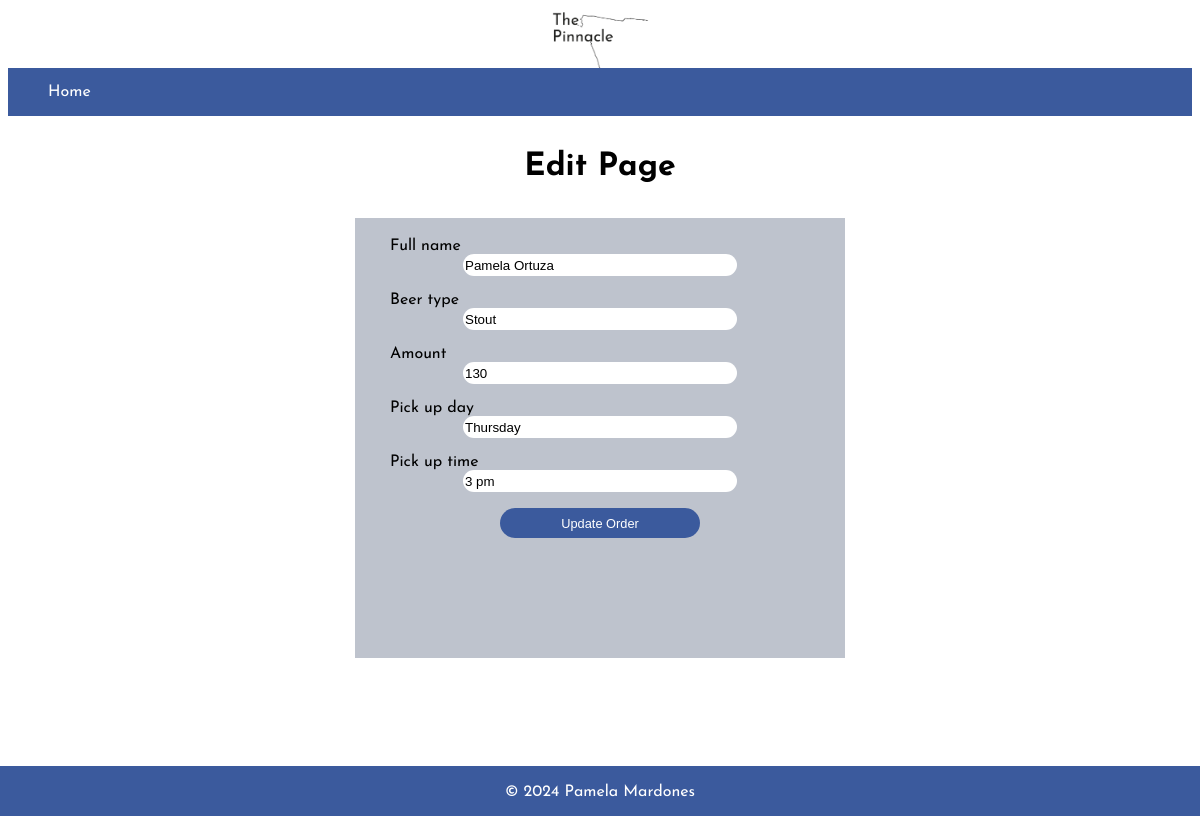
Screenshot of /edit.php?id_orders=29 (signed in) with the database file from the repository.
### tables this page shows
CREATE TABLE `orderBeers` (
  `ID_customer` int(11) DEFAULT NULL,
  `fullName` varchar(255) NOT NULL,
  `type_beer` varchar(255) NOT NULL,
  `amount` varchar(255) NOT NULL,
  `pickup_day` varchar(255) NOT NULL,
  `pickup_time` varchar(255) NOT NULL,
  `id_orders` int(11) NOT NULL
);

### edit.php (the view, shortened to what this page needs)
<!DOCTYPE html>
<html lang="en">
<head>
  <link rel="stylesheet" href="style.css">
</head>
<?php
require_once("dbConnection.php");
try {
  $id_orders = (int) $_GET['id_orders'];
  $stmt = $conn->prepare("CALL display_id_orders(:id_orders)");
  $stmt->bindParam(":id_orders", $id_orders, PDO::PARAM_INT);
  $stmt->execute();
  $resultData = $stmt->fetch(PDO::FETCH_ASSOC);
  if ($resultData) {
    $fullName = $resultData['fullName'];
    $type_beer = $resultData['type_beer'];
    $amount = $resultData['amount'];
    $pickup_day = $resultData['pickup_day'];
    $pickup_time = $resultData['pickup_time'];
  } else {
    echo " ";
  }
} catch (PDOException $e) {
  echo "Error: " . $e->getMessage();
}
?>
<body>
  <img class="logo" src="images/pinnacle-logo.png" alt="an image of the logo of Pinnacle">
  <?php
  include 'navigation.php';
  ?>
  <h1 class="title-order"> Edit Page</h1>
  <form class="editForm" method="POST" action="editAction.php">
    <label class="orderInputLabel" for="fullName">Full name
      <input class="orderInputClass" type="text" name="fullName" value="<?php echo $fullName; ?>">
    </label>
    <br>
    <label class="orderInputLabel" for="beerstype">Beer type
      <input class="orderInputClass" type="text" name="type_beer" value="<?php echo $type_beer; ?>">
    </label>
    <br>
    <label class="orderInputLabel" for="amount">Amount
      <input class="orderInputClass" type="text" name="amount" value="<?php echo $amount; ?>">
    </label>
    <br>
    <label class="orderInputLabel" for="pickUpDay">Pick up day
      <input class="orderInputClass" type="text" name="pickup_day" value="<?php echo $pickup_day; ?>">
    </label>
    <br>
    <label class="orderInputLabel" for="pickUpTime">Pick up time
      <input class="orderInputClass" type="text" name="pickup_time" placeholder="Only from 9:00 am to 5:00 pm"
        value="<?php echo $pickup_time; ?>">
    </label>
    <br>
    <input class="editBtnClass" type="submit" name="editOrder" value="Update Order">
    <br>
  </form>
  <?php
  include 'footer.php';
  ?>
</body>
</html>

### style.css (style rules this page uses)
:root { --primary-color-branding: #3B5A9D; --secondary-color-branding: #FFFFFF; --tertiary-color-branding: #4FB2AA; --fourthiary-color-branding: #c3d0ed; }
body { font-family: "Josefin Sans", sans-serif ; background-image: url("images/back1-edit.png"); background-repeat: no-repeat; height: 800px; background-size: cover; background-position: center; }
.logo { width: 100px; display: block; margin: auto; }
.title-order { text-align: center; margin: auto; display: block; margin-top: 35px; margin-bottom: 35px; }
.orderInputLabel { margin-left: 15px; }
.orderInputClass { width: 270px; height: 20px; display: block; margin: auto; border-radius: 20px; border: none; }
.editForm { background-color: #bec3cd; width: 450px; height: 400px; display: block; padding: 20px; margin: auto; }
.editBtnClass { background-color: var(--primary-color-branding); border: none; cursor: pointer; width: 200px; height: 30px; font-size: 0.8rem; font-weight: 500; color: var(--secondary-color-branding); display: block; margin: auto; border-radius: 20px; }

### rows the page displays
orderbeers: fullName "Pamela Ortuza", type_beer "Stout", amount "130", pickup_day "Thursday", pickup_time "3 pm"
